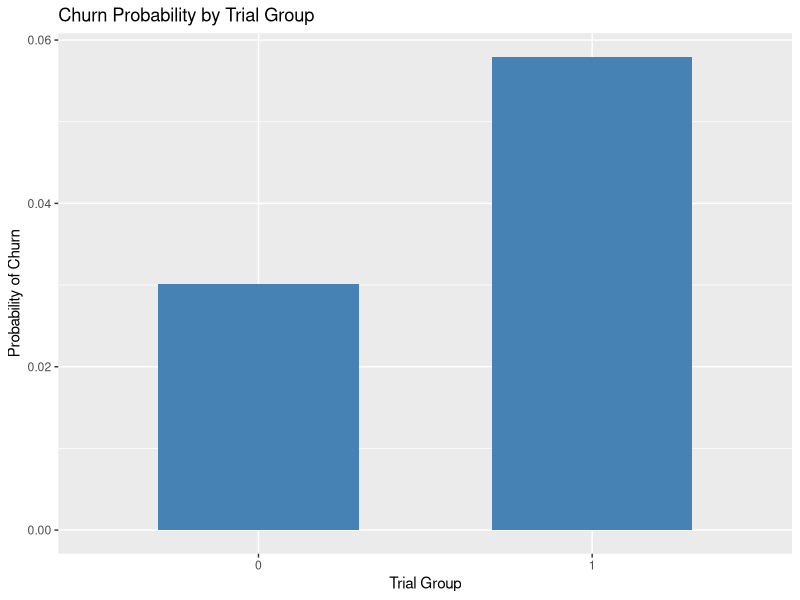
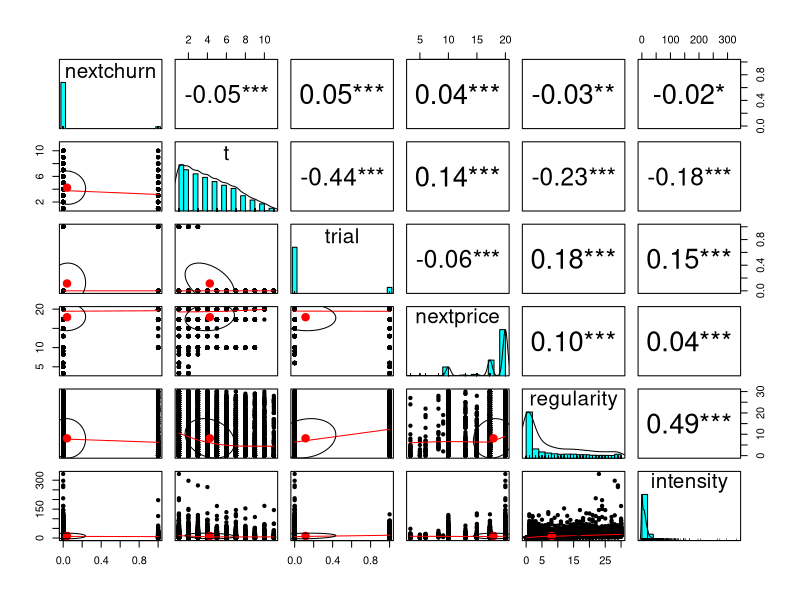
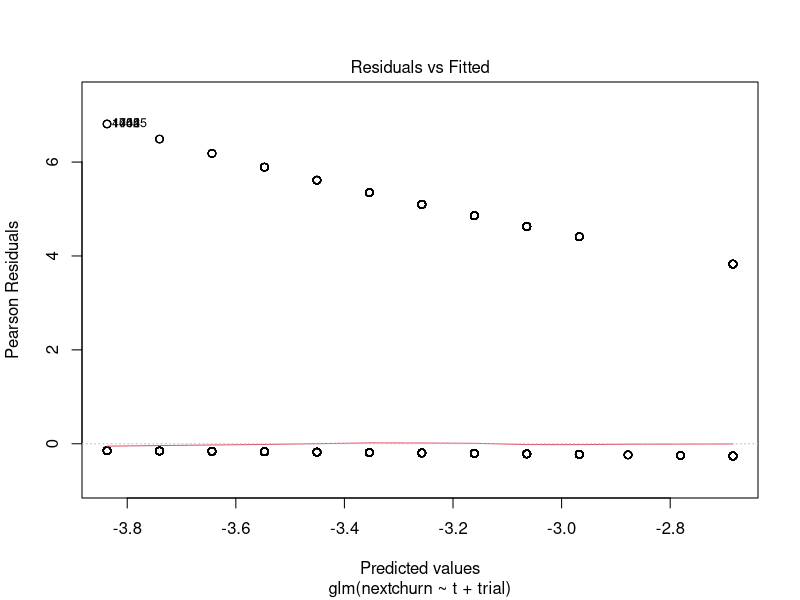
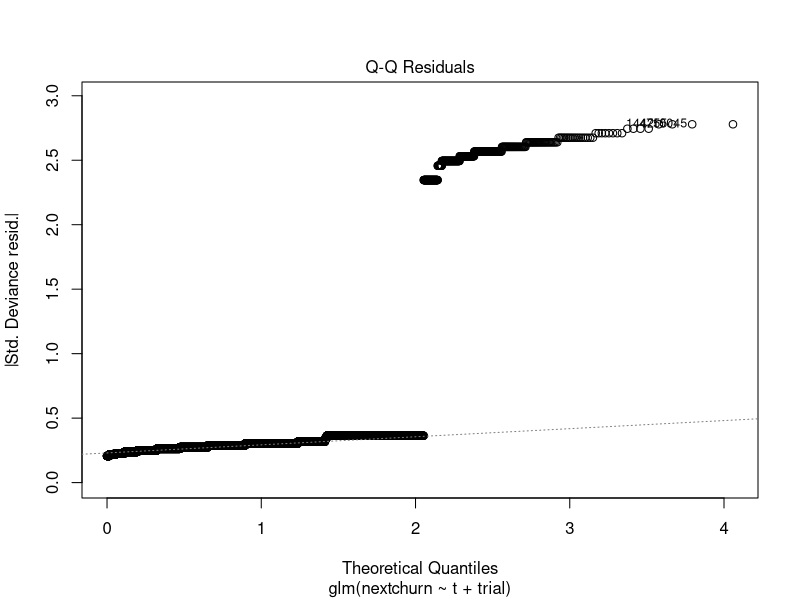
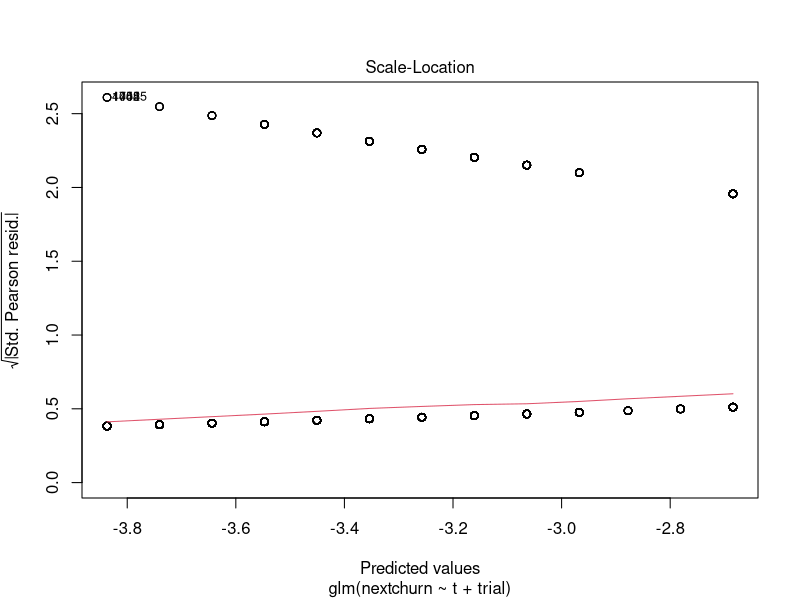
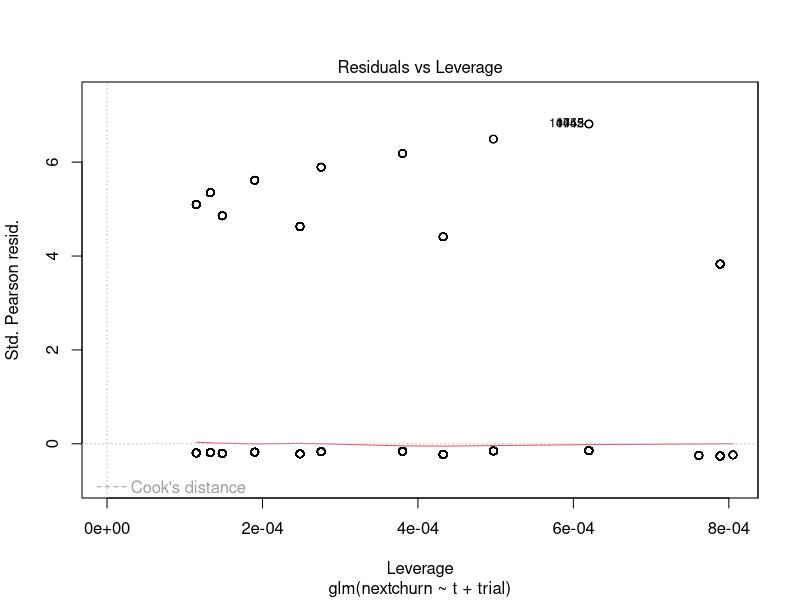

These figures' R source, in order: (Note: this script raises an error after producing the figures.)
## ---- chunk 1
knitr::opts_chunk$set(echo = TRUE)
## ---- chunk 2
setwd("C:\\Users\\voqua\\OneDrive - Northwestern University\\Academic\\Northwestern\\mlds-401-machine learning 1\\final project")
## ---- chunk 3
library(dplyr)
 np = read.table("np.csv", header=T, na.strings=".") %>%
 arrange(SubscriptionId, t) %>%
 group_by(SubscriptionId) %>%
 mutate(nextchurn = lead(churn),
 nextprice=lead(currprice),
 t = t)
## ---- chunk 4
np
## ---- chunk 5
library(ggplot2)
np %>%
  group_by(trial) %>%                             # Group by 'trial'
  summarize(prob_churn = sum(nextchurn == 1, na.rm = T) / n()) %>%
  ggplot( aes(x = factor(trial), y = prob_churn)) +
  geom_bar(stat = "identity", fill = "steelblue", width = 0.6) +
  labs(
    title = "Churn Probability by Trial Group",
    x = "Trial Group",
    y = "Probability of Churn"
  )
  # Calculate the proportion of churn within each trial group
## ---- chunk 6
library(psych)
pairs.panels(np[,c("nextchurn","t","trial", "nextprice", "regularity", "intensity")], stars=T) 
## ---- chunk 7
library(car)
fit1 = glm(nextchurn ~ t+trial+nextprice+regularity+intensity, data = np, family = "binomial")
summary(fit1)
vif(fit1)
## ---- chunk 8
fit2 = glm(nextchurn ~ t+trial+nextprice+regularity, data = np, family = binomial)
summary(fit2)
vif(fit2)
## ---- chunk 9
fit3 = glm(nextchurn ~ t+trial+nextprice+intensity, data = np, family = "binomial")
summary(fit3)
vif(fit3)
## ---- chunk 10
fit4 = glm(nextchurn~t+trial+nextprice+sports1+news1+crime1+life1+obits1+business1
 +opinion1, data = np, family = 'binomial')
summary(fit4)
vif(fit4)
## ---- chunk 11
fit5 = glm(nextchurn~t+trial+regularity +nextprice+sports1+news1+crime1+life1+obits1+business1
 +opinion1, data = np, family = 'binomial')
summary(fit5)
vif(fit5)
## ---- chunk 12
fit6 = glm(nextchurn~t+trial+nextprice+mobile+tablet+desktop, data = np, family = 'binomial')
summary(fit6)
vif(fit6)
## ---- chunk 13
fit = glm(formula = nextchurn ~ t + trial , family = "binomial", data = np)
summary(fit)
plot(fit)
## ---- chunk 14
fit7 = glm(nextchurn~t+trial+nextprice+sports1 + news1 + crime1 + life1 + obits1 + business1 + opinion1+ mobile+tablet+desktop, data = np, family = 'binomial')
summary(fit7)
vif(fit7)
## ---- chunk 15
library(glmnet)
np_clean <- na.omit(np)

# Prepare input matrix and response vector without NAs
X <- model.matrix(nextchurn ~ t + trial + intensity + nextprice + sports1 + news1 + crime1 +
                  life1 + obits1 + business1 + opinion1 + mobile + tablet + desktop, data = np_clean)[, -1]
y <- np_clean$nextchurn

# Fit LASSO with cross-validation
cv_fit <- cv.glmnet(X, y, alpha = 1, family = "binomial")

# Get the best lambda
best_lambda <- cv_fit$lambda.min
lasso_model <- glmnet(X, y, alpha = 1, lambda = best_lambda, family = "binomial")

# Coefficients for the best lambda
coef(lasso_model)
## ---- chunk 16
# Load necessary library
library(dplyr)

# Calculate fitted probabilities
fitted_probs <- fit$fitted.values

# Create a dataframe for plotting
plot_data <- data.frame(trial = np_clean$trial, fitted_probs = fitted_probs)

# Aggregate by trial to get the mean fitted probabilities for each trial
plot_data_summary <- plot_data %>%
  group_by(trial) %>%
  summarize(mean_fitted_probs = mean(fitted_probs))

# Bar chart of trial vs mean fitted probabilities
barplot(
  height = plot_data_summary$mean_fitted_probs,
  names.arg = plot_data_summary$trial,
  xlab = "Trial",
  ylab = "Mean Fitted Probability of nextchurn",
  main = "Trial vs. Mean Fitted Probability of nextchurn",
  col = "skyblue",
  border = "white"
)


## ---- chunk 17
# Plot histogram of trial
hist(np$trial, 
     main = "Histogram of Trial", 
     xlab = "Trial", 
     col = "skyblue", 
     border = "white")
## ---- chunk 18
# Aggregate churn by trial
trial_churn <- np %>%
  group_by(trial) %>%
  summarize(mean_churn = mean(churn))

# Bar chart of trial vs churn
barplot(
  height = trial_churn$mean_churn,
  names.arg = trial_churn$trial,
  xlab = "Trial",
  ylab = "Mean Churn Rate",
  main = "Trial vs. Mean Churn Rate",
  col = "lightgreen",
  border = "white"
)

## ---- chunk 19
# Fit the model
fit <- glm(formula = nextchurn ~ t + trial, family = "binomial", data = np_clean)

# Display summary
summary(fit)

## ---- chunk 20
# Calculate fitted probabilities
fitted_probs <- fit$fitted.values

# Create a dataframe for plotting
plot_data <- data.frame(trial = np_clean$trial, fitted_probs = fitted_probs)

# Aggregate by trial to get the mean fitted probabilities for each trial
plot_data_summary <- plot_data %>%
  group_by(trial) %>%
  summarize(mean_fitted_probs = mean(fitted_probs))

# Plot the relationship
plot(plot_data_summary$trial, plot_data_summary$mean_fitted_probs, type = "b",
     xlab = "Trial", ylab = "Fitted Probability of nextchurn",
     main = "Trial vs. Fitted Probability of nextchurn",
     col = "blue", pch = 19)
grid()

